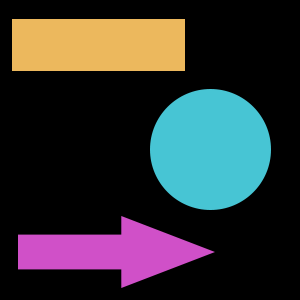
#> input picture Chapter 1/1.11/more_shapes_example.png, 300 x 300 px
$ python find_draw_contours.py --image more_shapes_example.png
#> lines starting #> are read from the running program, lines starting #| are printed output that depends on the picture; after the words box and inside, x2 and y2 are one past the last pixel; in counts of white or black regions, pixels touching at a corner belong together
# NOTE: switch from grayscale to binary images to improve contour accuracy

import numpy as np
import argparse
import cv2
import imutils

ap = argparse.ArgumentParser()
ap.add_argument('-i', '--image', required=True, help='path to the image')
args = vars(ap.parse_args())

image = cv2.imread(args['image'])
#> image is the input picture: shape (300, 300, 3); mean B, G, R 51.9, 49.8, 48.8
gray = cv2.cvtColor(image, cv2.COLOR_BGR2GRAY)
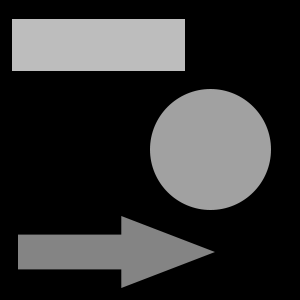
#> gray: shape (300, 300); min 0, max 189, mean 49.7
cv2.imshow('Original', image)

# find contours and draw
cnts = cv2.findContours(gray.copy(), cv2.RETR_LIST, cv2.CHAIN_APPROX_SIMPLE)  # cv2.findContours function is destructive to the input image
#> cnts = 3 contours; box (x1, y1, x2, y2) and area: (150, 89, 271, 210) 11544, (12, 19, 185, 71) 8772, (18, 216, 215, 288) 6985
cnts = imutils.grab_contours(cnts)
clone = image.copy()
cv2.drawContours(clone, cnts, -1, (0, 255, 0), 2)
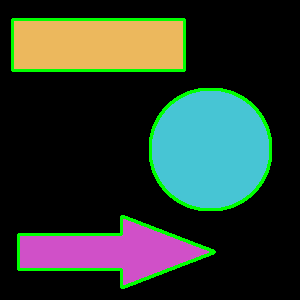
#> clone: shape (300, 300, 3); 4.62% of pixels changed, all inside (x1, y1, x2, y2) = (11, 18, 272, 289)
print('Found {} contours'.format(len(cnts)))
#| Found 3 contours

# show the output image
cv2.imshow('All Contours', clone)
cv2.waitKey(0)


# draw contours individually
# re-clone the image and destroy all windows
clone = image.copy()
cv2.destroyAllWindows()

# loop over the contours individually and draw
for (i, c) in enumerate(cnts):
    print('Drawing contour #{}'.format(i + 1))
    cv2.drawContours(clone, [c], -1, (0, 255, 0), 2)
    cv2.imshow('Single Contour', clone)
    cv2.waitKey(0)
#> this loop made 3 passes
#> c on pass 3: [[12, 19], [12, 70], [184, 70], [184, 19]]
#| Drawing contour #1
#| Drawing contour #2
#| Drawing contour #3
#> pass 2, `cv2.imshow('Single Contour', clone)`:
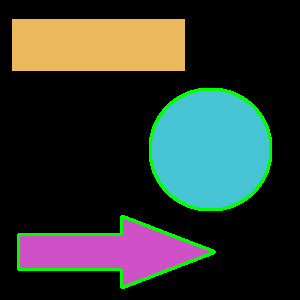
#> window 'Single Contour': shape (300, 300, 3); mean B, G, R 48.8, 55.8, 46.6


# find and draw only EXTERNAL contours
# re-clone the image and destroy all windows
clone = image.copy()
cv2.destroyAllWindows()

# find the EXTERNAL contours in the image
cnts = cv2.findContours(gray.copy(), cv2.RETR_EXTERNAL, cv2.CHAIN_APPROX_SIMPLE)
cnts = imutils.grab_contours(cnts)
cv2.drawContours(clone, cnts, -1, (0, 255, 0), 2)
print('Found {} EXTERNAL contours'.format(len(cnts)))
#| Found 3 EXTERNAL contours

# show the output image
cv2.imshow('ALL CONTOURS', clone)
cv2.waitKey(0)


# using both contours and masks together
# re-clone the image and destroy all windows
clone = image.copy()
cv2.destroyAllWindows()

# loop over the contours individually, draw a mask for the contour, and then apply a bitwise AND
for c in cnts:
    # construct a mask
    mask = np.zeros(gray.shape, dtype='uint8')
    cv2.drawContours(mask, [c], -1, 255, -1)

    # show the image
    cv2.imshow('Image', image)
    cv2.imshow('Mask', mask)
    cv2.imshow('Image + Mask', cv2.bitwise_and(image, image, mask=mask))
    cv2.waitKey(0)
#> this loop made 3 passes
#> pass 1, `cv2.imshow('Mask', mask)`:
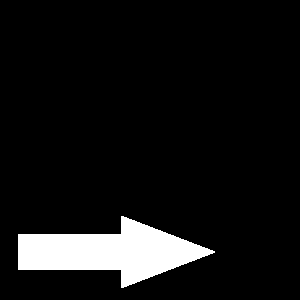
#> window 'Mask': shape (300, 300); 8% white; 1 white region, box (x1, y1, x2, y2) and area: (18, 216, 215, 288) 7217
#> pass 1, `cv2.imshow('Image + Mask', cv2.bitwise_and(image, image, mask=mask))`:
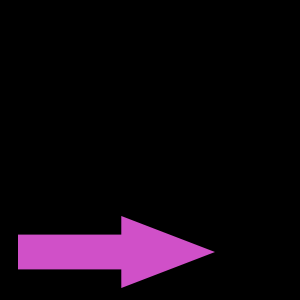
#> window 'Image + Mask': shape (300, 300, 3); mean B, G, R 15.5, 6.2, 16.1
#> pass 2, `cv2.imshow('Image + Mask', cv2.bitwise_and(image, image, mask=mask))`:
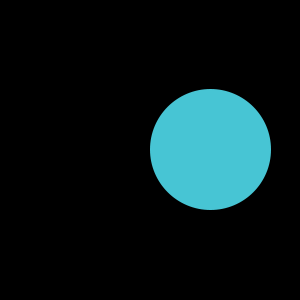
#> window 'Image + Mask': shape (300, 300, 3); mean B, G, R 27.1, 25.2, 9.1
#> after the loop:
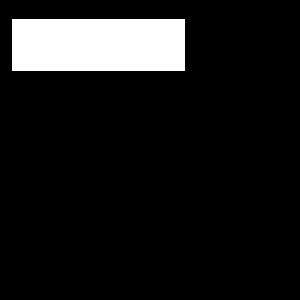
#> mask: shape (300, 300); 10% white; 1 white region, box (x1, y1, x2, y2) and area: (12, 19, 185, 71) 8996

$ run again, on Chapter 1/1.11/circles_and_squares.png
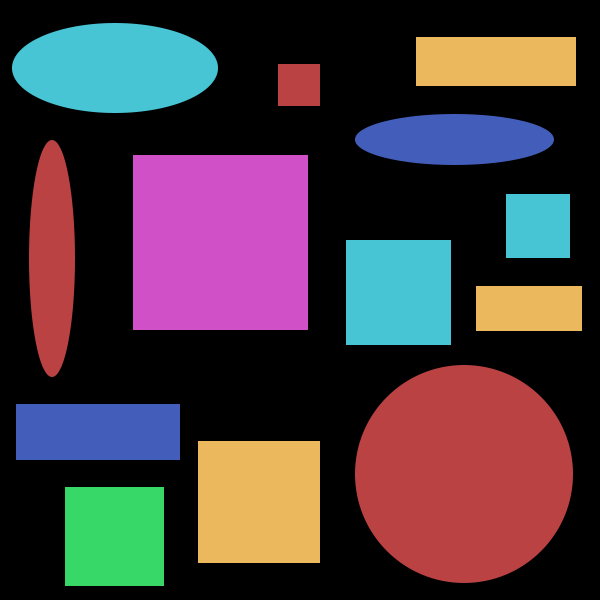
#> input picture Chapter 1/1.11/circles_and_squares.png, 600 x 600 px
#> image is the input picture: shape (600, 600, 3); mean B, G, R 62, 56.2, 70.8
#> `gray = cv2.cvtColor(image, cv2.COLOR_BGR2GRAY)`:
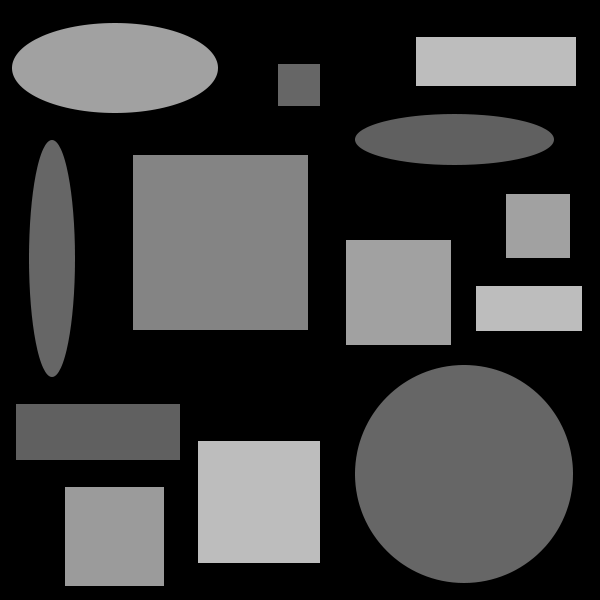
#> gray: shape (600, 600); min 0, max 189, mean 61.2
#> cnts = 13 contours; largest, box (x1, y1, x2, y2) and area: (355, 365, 573, 583) 37385, (133, 155, 308, 330) 30276, (198, 441, 320, 563) 14641, (12, 23, 218, 113) 14593, (346, 240, 451, 345) 10816
#> clone: shape (600, 600, 3); 4.89% of pixels changed, all inside (x1, y1, x2, y2) = (11, 22, 583, 587)
#| Found 13 contours
#> the loop `for (i, c) in enumerate(cnts):` made 13 passes
#> c on passes 1, 2, 3, 5, 6, 7, 8, 11: [[65, 487], [65, 585], [163, 585], [163, 487]], [[198, 441], [198, 562], [319, 562], [319, 441]], [[16, 404], [16, 459], [179, 459], [179, 404]], [[476, 286], [476, 330], [581, 330], [581, 286]], [[346, 240], [346, 344], [450, 344], [450, 240]], [[506, 194], [506, 257], [569, 257], [569, 194]], [[133, 155], [133, 329], [307, 329], [307, 155]], [[278, 64], [278, 105], [319, 105], [319, 64]]
#> (printed output is left out)
#| Found 13 EXTERNAL contours
#> the loop `for c in cnts:` made 13 passes
#> after the loop `for c in cnts:`:
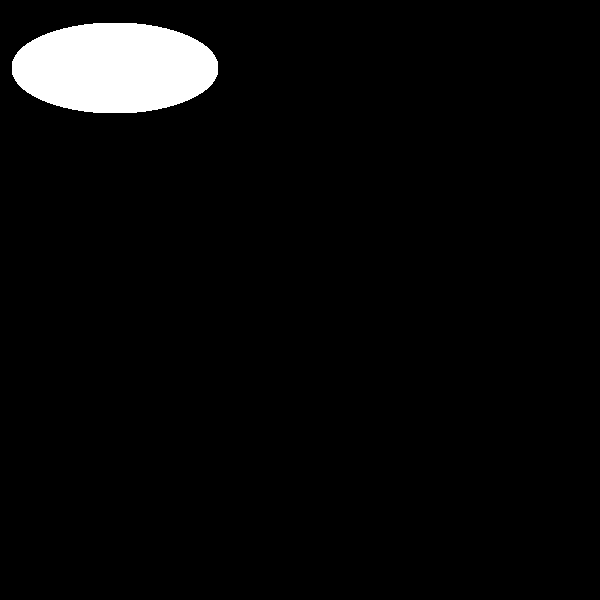
#> mask: shape (600, 600); 4.1% white; 1 white region, box (x1, y1, x2, y2) and area: (12, 23, 218, 113) 14820
